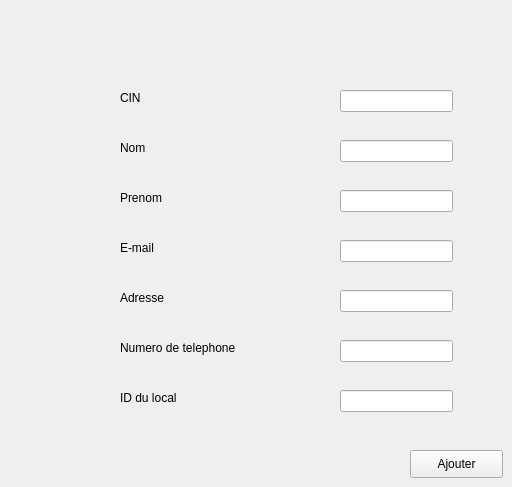
     <widget class="QWidget" name="Ajouter_locataire">
      <attribute name="title">
       <string>Ajouter </string>
      </attribute>
      <widget class="QLineEdit" name="lineNom">
       <property name="geometry">
        <rect>
         <x>340</x>
         <y>140</y>
         <width>113</width>
         <height>22</height>
        </rect>
       </property>
       <property name="styleSheet">
        <string notr="true"/>
       </property>
      </widget>
      <widget class="QLabel" name="Email">
       <property name="geometry">
        <rect>
         <x>120</x>
         <y>240</y>
         <width>131</width>
         <height>16</height>
        </rect>
       </property>
       <property name="text">
        <string>E-mail</string>
       </property>
      </widget>
      <widget class="QLineEdit" name="lineNumTel">
       <property name="geometry">
        <rect>
         <x>340</x>
         <y>290</y>
         <width>113</width>
         <height>22</height>
        </rect>
       </property>
      </widget>
      <widget class="QLineEdit" name="lineID_local">
       <property name="geometry">
        <rect>
         <x>340</x>
         <y>390</y>
         <width>113</width>
         <height>22</height>
        </rect>
       </property>
      </widget>
      <widget class="QLineEdit" name="linePrenom">
       <property name="geometry">
        <rect>
         <x>340</x>
         <y>190</y>
         <width>113</width>
         <height>22</height>
        </rect>
       </property>
      </widget>
      <widget class="QLineEdit" name="lineAdresse">
       <property name="geometry">
        <rect>
         <x>340</x>
         <y>340</y>
         <width>113</width>
         <height>22</height>
        </rect>
       </property>
      </widget>
      <widget class="QLabel" name="Nom">
       <property name="geometry">
        <rect>
         <x>120</x>
         <y>140</y>
         <width>55</width>
         <height>16</height>
        </rect>
       </property>
       <property name="text">
        <string>Nom</string>
       </property>
      </widget>
      <widget class="QPushButton" name="Ajout_locataire">
       <property name="geometry">
        <rect>
         <x>410</x>
         <y>450</y>
         <width>93</width>
         <height>28</height>
        </rect>
       </property>
       <property name="text">
        <string>Ajouter</string>
       </property>
      </widget>
      <widget class="QLineEdit" name="lineEmail">
       <property name="geometry">
        <rect>
         <x>340</x>
         <y>240</y>
         <width>113</width>
         <height>22</height>
        </rect>
       </property>
      </widget>
      <widget class="QLabel" name="Prenom">
       <property name="geometry">
        <rect>
         <x>120</x>
         <y>190</y>
         <width>121</width>
         <height>16</height>
        </rect>
       </property>
       <property name="text">
        <string>Prenom</string>
       </property>
      </widget>
      <widget class="QLabel" name="Adresse">
       <property name="geometry">
        <rect>
         <x>120</x>
         <y>290</y>
         <width>121</width>
         <height>16</height>
        </rect>
       </property>
       <property name="text">
        <string>Adresse</string>
       </property>
      </widget>
      <widget class="QLabel" name="CIN">
       <property name="geometry">
        <rect>
         <x>120</x>
         <y>90</y>
         <width>55</width>
         <height>16</height>
        </rect>
       </property>
       <property name="text">
        <string>CIN</string>
       </property>
      </widget>
      <widget class="QLabel" name="ID_Local">
       <property name="geometry">
        <rect>
         <x>120</x>
         <y>390</y>
         <width>101</width>
         <height>16</height>
        </rect>
       </property>
       <property name="text">
        <string>ID du local</string>
       </property>
      </widget>
      <widget class="QLineEdit" name="lineCIN">
       <property name="geometry">
        <rect>
         <x>340</x>
         <y>90</y>
         <width>113</width>
         <height>22</height>
        </rect>
       </property>
       <property name="styleSheet">
        <string notr="true"/>
       </property>
      </widget>
      <widget class="QLabel" name="NumTel">
       <property name="geometry">
        <rect>
         <x>120</x>
         <y>340</y>
         <width>141</width>
         <height>16</height>
        </rect>
       </property>
       <property name="text">
        <string>Numero de telephone</string>
       </property>
      </widget>
     </widget>
